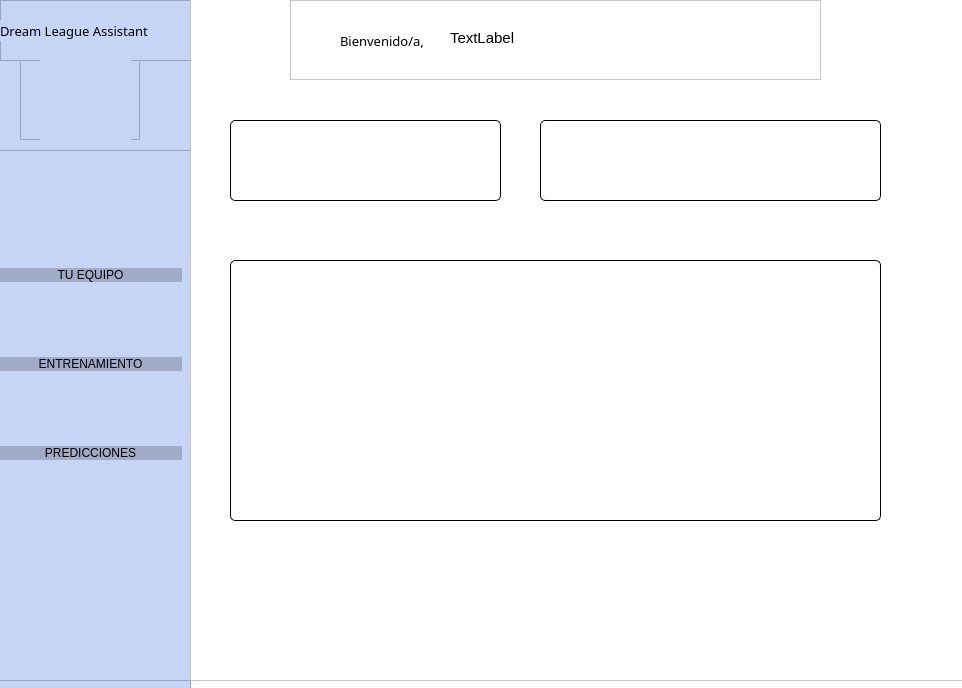
<?xml version="1.0" encoding="UTF-8"?>
<ui version="4.0">
 <class>MainWindow</class>
 <widget class="QMainWindow" name="MainWindow">
  <property name="geometry">
   <rect>
    <x>0</x>
    <y>0</y>
    <width>962</width>
    <height>688</height>
   </rect>
  </property>
  <property name="cursor">
   <cursorShape>ArrowCursor</cursorShape>
  </property>
  <property name="windowTitle">
   <string>MainWindow</string>
  </property>
  <widget class="QWidget" name="centralwidget">
   <widget class="QFrame" name="frame">
    <property name="geometry">
     <rect>
      <x>-10</x>
      <y>-40</y>
      <width>1051</width>
      <height>791</height>
     </rect>
    </property>
    <property name="styleSheet">
     <string notr="true">background-color: rgb(255, 255, 255);</string>
    </property>
    <property name="frameShape">
     <enum>QFrame::StyledPanel</enum>
    </property>
    <property name="frameShadow">
     <enum>QFrame::Raised</enum>
    </property>
    <widget class="QFrame" name="subevntanas">
     <property name="geometry">
      <rect>
       <x>-10</x>
       <y>-10</y>
       <width>211</width>
       <height>781</height>
      </rect>
     </property>
     <property name="styleSheet">
      <string notr="true">background-color: rgb(198, 213, 245);</string>
     </property>
     <property name="frameShape">
      <enum>QFrame::StyledPanel</enum>
     </property>
     <property name="frameShadow">
      <enum>QFrame::Raised</enum>
     </property>
     <widget class="QFrame" name="menu">
      <property name="geometry">
       <rect>
        <x>0</x>
        <y>20</y>
        <width>211</width>
        <height>711</height>
       </rect>
      </property>
      <property name="frameShape">
       <enum>QFrame::StyledPanel</enum>
      </property>
      <property name="frameShadow">
       <enum>QFrame::Raised</enum>
      </property>
      <widget class="QFrame" name="columnaMenu">
       <property name="geometry">
        <rect>
         <x>10</x>
         <y>220</y>
         <width>201</width>
         <height>351</height>
        </rect>
       </property>
       <property name="frameShape">
        <enum>QFrame::NoFrame</enum>
       </property>
       <property name="frameShadow">
        <enum>QFrame::Raised</enum>
       </property>
       <property name="lineWidth">
        <number>1000</number>
       </property>
       <property name="midLineWidth">
        <number>1000</number>
       </property>
       <layout class="QVBoxLayout" name="verticalLayout">
        <item>
         <widget class="QPushButton" name="botonequipo">
          <property name="styleSheet">
           <string notr="true">QPushButton{
	font: 57 10pt &quot;Neue Haas Grotesk Text Pro Medi&quot;;
	background-color: rgb(161, 170, 198);
	border-radius: 10px;
}
</string>
          </property>
          <property name="text">
           <string>TU EQUIPO</string>
          </property>
         </widget>
        </item>
        <item>
         <widget class="QPushButton" name="botonentrenamiento">
          <property name="styleSheet">
           <string notr="true">QPushButton{
font: 57 10pt &quot;Neue Haas Grotesk Text Pro Medi&quot;;
background-color: rgb(161, 170, 198);
border-radius: 10px;
}</string>
          </property>
          <property name="text">
           <string>ENTRENAMIENTO</string>
          </property>
         </widget>
        </item>
        <item>
         <widget class="QPushButton" name="botonpredicciones">
          <property name="styleSheet">
           <string notr="true">QPushButton{
font: 57 10pt &quot;Neue Haas Grotesk Text Pro Medi&quot;;
background-color: rgb(161, 170, 198);
border-radius: 10px;
}</string>
          </property>
          <property name="text">
           <string>PREDICCIONES</string>
          </property>
         </widget>
        </item>
       </layout>
      </widget>
      <widget class="QFrame" name="framesuperior">
       <property name="geometry">
        <rect>
         <x>10</x>
         <y>-10</y>
         <width>211</width>
         <height>191</height>
        </rect>
       </property>
       <property name="frameShape">
        <enum>QFrame::StyledPanel</enum>
       </property>
       <property name="frameShadow">
        <enum>QFrame::Raised</enum>
       </property>
       <widget class="QFrame" name="frametitulo">
        <property name="geometry">
         <rect>
          <x>10</x>
          <y>40</y>
          <width>201</width>
          <height>61</height>
         </rect>
        </property>
        <property name="frameShape">
         <enum>QFrame::StyledPanel</enum>
        </property>
        <property name="frameShadow">
         <enum>QFrame::Raised</enum>
        </property>
        <widget class="QLabel" name="titulo">
         <property name="geometry">
          <rect>
           <x>0</x>
           <y>20</y>
           <width>191</width>
           <height>21</height>
          </rect>
         </property>
         <property name="minimumSize">
          <size>
           <width>191</width>
           <height>0</height>
          </size>
         </property>
         <property name="font">
          <font>
           <family>Neue Haas Grotesk Text Pro Medi</family>
           <pointsize>10</pointsize>
           <weight>7</weight>
           <italic>false</italic>
           <bold>false</bold>
          </font>
         </property>
         <property name="styleSheet">
          <string notr="true">QFrame{
font: 57 10pt &quot;Neue Haas Grotesk Text Pro Medi&quot;;
}</string>
         </property>
         <property name="text">
          <string>Dream League Assistant</string>
         </property>
        </widget>
       </widget>
       <widget class="QFrame" name="framelogo">
        <property name="geometry">
         <rect>
          <x>30</x>
          <y>100</y>
          <width>120</width>
          <height>80</height>
         </rect>
        </property>
        <property name="frameShape">
         <enum>QFrame::StyledPanel</enum>
        </property>
        <property name="frameShadow">
         <enum>QFrame::Raised</enum>
        </property>
        <widget class="QLabel" name="logo">
         <property name="geometry">
          <rect>
           <x>20</x>
           <y>0</y>
           <width>91</width>
           <height>81</height>
          </rect>
         </property>
         <property name="text">
          <string/>
         </property>
         <property name="pixmap">
          <pixmap resource="../../logo_dla.qrc">:/lodo_dla/foto/logo_dla-removebg-preview (3).png</pixmap>
         </property>
         <property name="scaledContents">
          <bool>true</bool>
         </property>
        </widget>
       </widget>
      </widget>
     </widget>
    </widget>
    <widget class="QFrame" name="pagina_equipo">
     <property name="geometry">
      <rect>
       <x>200</x>
       <y>20</y>
       <width>811</width>
       <height>701</height>
      </rect>
     </property>
     <property name="styleSheet">
      <string notr="true">background-color: rgb(255, 255, 255);</string>
     </property>
     <property name="frameShape">
      <enum>QFrame::StyledPanel</enum>
     </property>
     <property name="frameShadow">
      <enum>QFrame::Raised</enum>
     </property>
     <widget class="QFrame" name="frame_3">
      <property name="geometry">
       <rect>
        <x>40</x>
        <y>140</y>
        <width>271</width>
        <height>81</height>
       </rect>
      </property>
      <property name="styleSheet">
       <string notr="true">QFrame{
border: 0.5px solid #000000;
border-radius: 5px;


}
QFrame:hover {
border:  0.5px solid #567CF0; 
 }

QFrame::hover {
border: 0.5px solid #567CF0;    
}

                            
QFrame:focus {
border:  0.5px solid #567CF0;     
 }

QFrame:focus-within {
 border: 0.5px solid #567CF0;
}

 QFrame {
 box-shadow: 5px 5px 5px 5px #888888;}</string>
      </property>
      <property name="frameShape">
       <enum>QFrame::StyledPanel</enum>
      </property>
      <property name="frameShadow">
       <enum>QFrame::Raised</enum>
      </property>
     </widget>
     <widget class="QFrame" name="frame_4">
      <property name="geometry">
       <rect>
        <x>40</x>
        <y>280</y>
        <width>651</width>
        <height>261</height>
       </rect>
      </property>
      <property name="styleSheet">
       <string notr="true">QFrame{
border: 0.5px solid #000000;
border-radius: 5px;


}
QFrame:hover {
border:  0.5px solid #567CF0; 
 }

QFrame::hover {
border: 0.5px solid #567CF0;    
}

                            
QFrame:focus {
border:  0.5px solid #567CF0;     
 }

QFrame:focus-within {
 border: 0.5px solid #567CF0;
}

 QFrame {
 box-shadow: 5px 5px 5px 5px #888888;

}</string>
      </property>
      <property name="frameShape">
       <enum>QFrame::StyledPanel</enum>
      </property>
      <property name="frameShadow">
       <enum>QFrame::Raised</enum>
      </property>
     </widget>
     <widget class="QFrame" name="frame_5">
      <property name="geometry">
       <rect>
        <x>350</x>
        <y>140</y>
        <width>341</width>
        <height>81</height>
       </rect>
      </property>
      <property name="styleSheet">
       <string notr="true">QFrame{
border: 0.5px solid #000000;
border-radius: 5px;


}
QFrame:hover {
border:  0.5px solid #567CF0; 
 }

QFrame::hover {
border: 0.5px solid #567CF0;    
}

                            
QFrame:focus {
border:  0.5px solid #567CF0;     
 }

QFrame:focus-within {
 border: 0.5px solid #567CF0;
}

 QFrame {
 box-shadow: 5px 5px 5px 5px #888888;}</string>
      </property>
      <property name="frameShape">
       <enum>QFrame::StyledPanel</enum>
      </property>
      <property name="frameShadow">
       <enum>QFrame::Raised</enum>
      </property>
     </widget>
     <widget class="QFrame" name="framebienvenido">
      <property name="geometry">
       <rect>
        <x>100</x>
        <y>20</y>
        <width>531</width>
        <height>80</height>
       </rect>
      </property>
      <property name="frameShape">
       <enum>QFrame::StyledPanel</enum>
      </property>
      <property name="frameShadow">
       <enum>QFrame::Raised</enum>
      </property>
      <widget class="QLabel" name="bienvenido">
       <property name="geometry">
        <rect>
         <x>50</x>
         <y>30</y>
         <width>111</width>
         <height>21</height>
        </rect>
       </property>
       <property name="font">
        <font>
         <family>Neue Haas Grotesk Text Pro Medi</family>
         <pointsize>10</pointsize>
         <weight>7</weight>
         <italic>false</italic>
         <bold>false</bold>
        </font>
       </property>
       <property name="styleSheet">
        <string notr="true">QFrame{
font: 57 10pt &quot;Neue Haas Grotesk Text Pro Medi&quot;;
}</string>
       </property>
       <property name="text">
        <string>Bienvenido/a, </string>
       </property>
      </widget>
      <widget class="QLabel" name="nombreUsuario">
       <property name="geometry">
        <rect>
         <x>160</x>
         <y>30</y>
         <width>81</width>
         <height>16</height>
        </rect>
       </property>
       <property name="font">
        <font>
         <family>Nirmala UI</family>
         <pointsize>11</pointsize>
        </font>
       </property>
       <property name="text">
        <string>TextLabel</string>
       </property>
      </widget>
     </widget>
    </widget>
   </widget>
  </widget>
 </widget>
 <resources>
  <include location="../../logo_dla.qrc"/>
 </resources>
 <connections/>
</ui>
